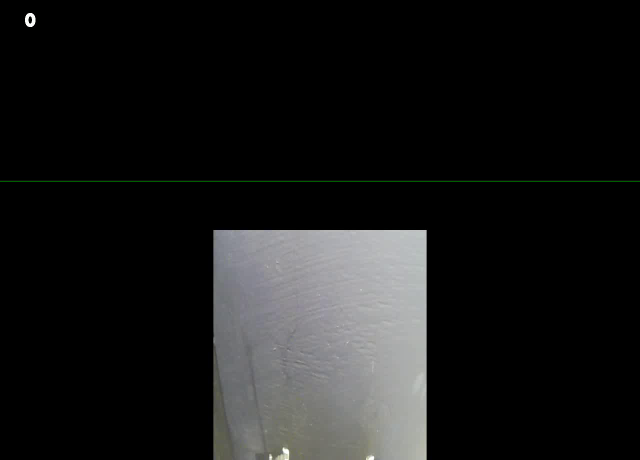
#> input picture frame 0 of it worked1.avi, 1280 x 920 px, given in place of output_left_another_roatate_1.avi, which was not available (shown at 1/2 size)
$ python edge_morph_and_undistored.py
#> lines starting #> are read from the running program, lines starting #| are printed output that depends on the picture; after the words box and inside, x2 and y2 are one past the last pixel; in counts of white or black regions, pixels touching at a corner belong together; pictures that were not available may be replaced by others from this repository, and a replacement may not be noted
import numpy as np
import cv2 as cv
import time


def edge_dilated(img, num = 0):
    # num номер варианта обработки изображеняи

    if num == 0:
        hsv = cv.cvtColor(img, cv.COLOR_BGR2HSV)

        lower_black = np.array([0, 0, 100])
        upper_black = np.array([255, 255, 255])

        mask = cv.bitwise_not(cv.inRange(hsv, lower_black, upper_black))
        blurred = cv.GaussianBlur(mask, (5, 5), 0)


        ret,thresh = cv.threshold(blurred,10,255,cv.THRESH_BINARY)
        kernel = np.ones((6,6), np.uint8)

        opening = cv.morphologyEx(thresh, cv.MORPH_OPEN, kernel)

        kernel1 = np.ones((3,3), np.uint8)

        morph_close = cv.morphologyEx(opening, cv.MORPH_CLOSE, kernel1)
        dilated = cv.dilate(morph_close, kernel, iterations=1)

        kernel2 = np.ones((3,3), np.uint8)
        morph_close = cv.morphologyEx(dilated, cv.MORPH_CLOSE, kernel2)


        return dilated
    elif num == 3:
        hsv = cv.cvtColor(img, cv.COLOR_BGR2HSV)

        lower_black = np.array([0, 0, 100])
        upper_black = np.array([255, 255, 255])

        mask = cv.bitwise_not(cv.inRange(hsv, lower_black, upper_black))
        blurred = cv.GaussianBlur(mask, (5, 5), 0)


        ret,thresh = cv.threshold(blurred,10,255,cv.THRESH_BINARY)
        kernel = np.ones((10,10), np.uint8)
        kernel3 = np.ones((3,3), np.uint8)
        erosion = cv.erode(thresh, kernel3, iterations = 2)

        dilated = cv.dilate(erosion, kernel, iterations=1)
        kernel1 = np.ones((8,8), np.uint8)

        return dilated

    elif num == 1:
        hsv = cv.cvtColor(img, cv.COLOR_BGR2HSV)

        lower_black = np.array([0, 0, 100])
        upper_black = np.array([255, 255, 255])

        mask = cv.bitwise_not(cv.inRange(hsv, lower_black, upper_black))
        blurred = cv.GaussianBlur(mask, (5, 5), 0)

        ret,thresh = cv.threshold(blurred,14,255,cv.THRESH_BINARY)

        kernel = np.ones((5,5), np.uint8)

        opening = cv.morphologyEx(thresh, cv.MORPH_OPEN, kernel)

        kernel1 = np.ones((8,8), np.uint8)

        morph_close = cv.morphologyEx(opening, cv.MORPH_CLOSE, kernel1)
        return morph_close

    elif num == 2:
        hsv = cv.cvtColor(img, cv.COLOR_BGR2HSV)
        lower_black = np.array([0, 0, 100])
        upper_black = np.array([255, 255, 255])
        mask = cv.inRange(hsv, lower_black, upper_black)

        blurred = cv.GaussianBlur(mask, (5, 5), 0)
        th3 = cv.adaptiveThreshold(blurred,255,cv.ADAPTIVE_THRESH_GAUSSIAN_C,\
                cv.THRESH_BINARY,11,2)
        kernel = cv.getStructuringElement(cv.MORPH_RECT, (3, 3))
        cleaned = cv.morphologyEx(th3, cv.MORPH_CLOSE, kernel, iterations=2)
        cleaned = cv.morphologyEx(cleaned, cv.MORPH_OPEN, kernel, iterations=2)

        return cv.bitwise_not(cleaned)


def rotate_frame(frame, angle):
    frame_height, frame_width = frame.shape[:2]
    center = (frame_width // 2, frame_height // 2)

    rotation_matrix = cv.getRotationMatrix2D(center, angle, 1.0)
    cos = np.abs(rotation_matrix[0, 0])
    sin = np.abs(rotation_matrix[0, 1])
    new_width = int((frame_height * sin) + (frame_width * cos))
    new_height = int((frame_height * cos) + (frame_width * sin))
    rotation_matrix[0, 2] += (new_width / 2) - center[0]
    rotation_matrix[1, 2] += (new_height / 2) - center[1]

    rotated_frame = cv.warpAffine(frame, rotation_matrix, (new_width, new_height), borderValue=(255, 255, 255))

    return rotated_frame


def undistort_frame(frame):
    camera_matrix = np.array([[1.20467414e+03, 0.00000000e+00, 9.07854974e+02],
                          [0.00000000e+00, 1.20123843e+03, 5.52728845e+02],
                          [0.00000000e+00, 0.00000000e+00, 1.00000000e+00]])
    dist_coeffs = np.array([-0.41728863,  0.22615515, -0.00167113,  0.00549296, -0.03307888])
    h, w = frame.shape[:2]
    new_camera_matrix, roi = cv.getOptimalNewCameraMatrix(camera_matrix, dist_coeffs, (w, h), 1, (w, h))

    mapx, mapy = cv.initUndistortRectifyMap(camera_matrix, dist_coeffs, None, new_camera_matrix, (w, h), 5)

    undistorted_frame = cv.remap(frame, mapx, mapy, cv.INTER_LINEAR)

    x, y, w, h = roi
    undistorted_frame = undistorted_frame[y:y+h, x:x+w]

    return undistorted_frame


cap = cv.VideoCapture('/home/sruwer/python_opencv_venv/jupyter-venv/new_video/output_left_another_roatate_1.avi')

angle = 3.3

ret, frame = cap.read()
#> frame is the input picture: shape (920, 1280, 3); mean B, G, R 24.4, 24.6, 24.2

prev_frame_time = 0
new_frame_time = 0

while cap.isOpened():
    ret, frame = cap.read()
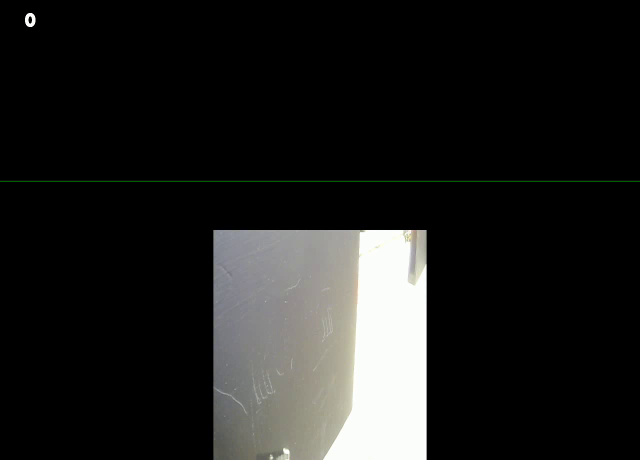
#> input picture frame 1 of it worked1.avi, 1280 x 920 px, given in place of output_left_another_roatate_1.avi, which was not available (shown at 1/2 size)
#> frame is the input picture: shape (920, 1280, 3); mean B, G, R 29.5, 30.5, 30.4
    if not ret:
        break

    new_frame_time = time.time()
    fps = 1 / (new_frame_time - prev_frame_time)
    prev_frame_time = new_frame_time
    fps_text = f"FPS: {int(fps)}"

    frame = undistort_frame(frame)
#> in undistort_frame, `undistorted_frame = undistorted_frame[y:y+h, x:x+w]`:
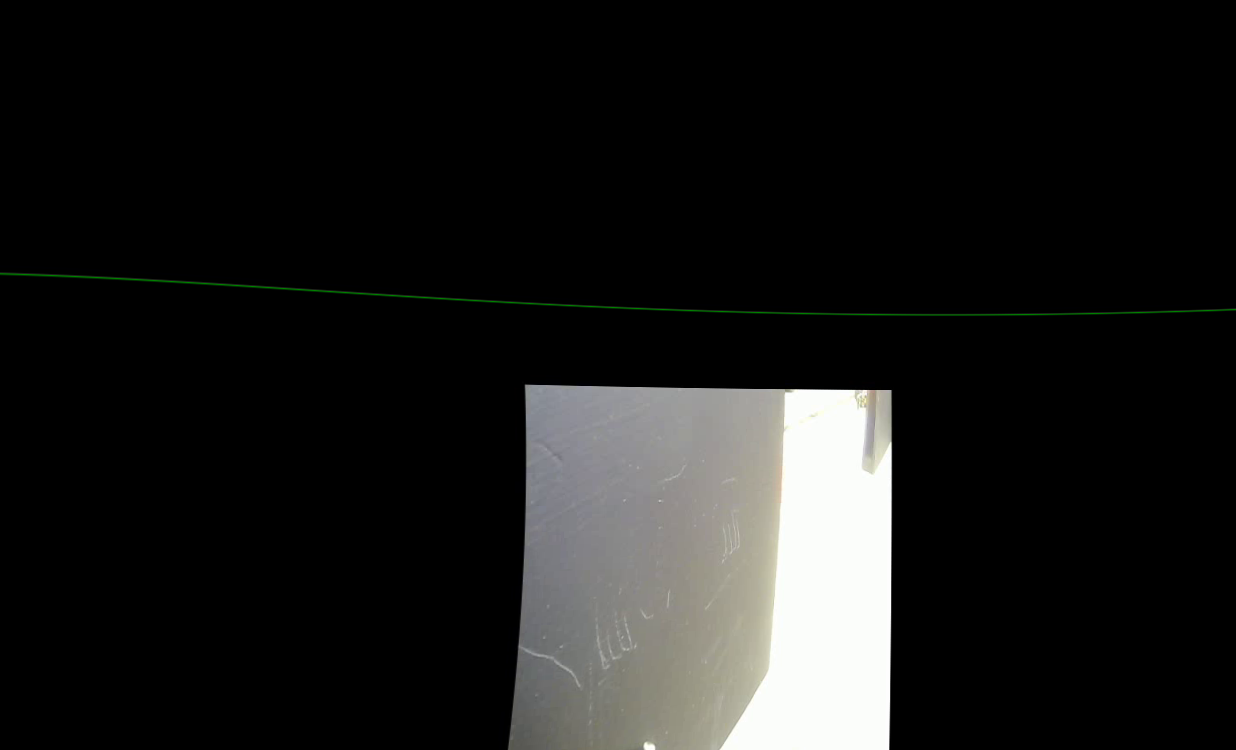
#> undistorted_frame: shape (750, 1236, 3); mean B, G, R 25.1, 26, 25.8

    frame = rotate_frame(frame, angle)
#> in rotate_frame, `rotated_frame = cv.warpAffine(frame, rotation_matrix, (new_width, new_..`:
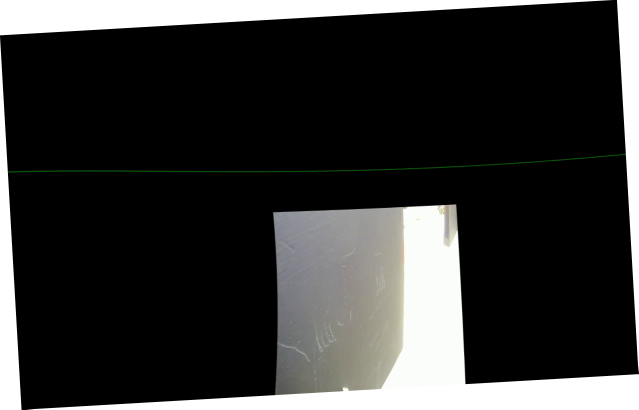
#> rotated_frame: shape (819, 1277, 3) (shown at 1/2 size); mean B, G, R 51.2, 52, 51.8

    frame = edge_dilated(frame, 0)
#> in edge_dilated, `hsv = cv.cvtColor(img, cv.COLOR_BGR2HSV)`: hsv: shape (819, 1277, 3); mean H, S, V 7.6, 4, 52.3
#> in edge_dilated, `mask = cv.bitwise_not(cv.inRange(hsv, lower_black, upper_black))`:
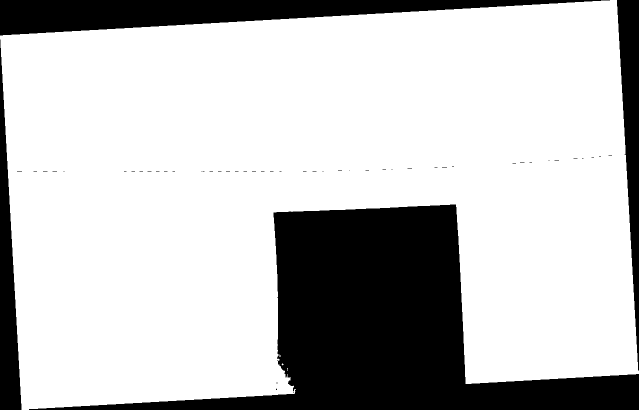
#> mask: shape (819, 1277) (shown at 1/2 size); 75.9% white; 53 black regions (49 under 20 px), largest, box (x1, y1, x2, y2) and area: (58, 409, 1277, 819) 175639, (0, 0, 1220, 71) 43505, (1234, 0, 1277, 741) 16208, (0, 79, 43, 819) 16158
#> in edge_dilated, `ret,thresh = cv.threshold(blurred,10,255,cv.THRESH_BINARY)`:
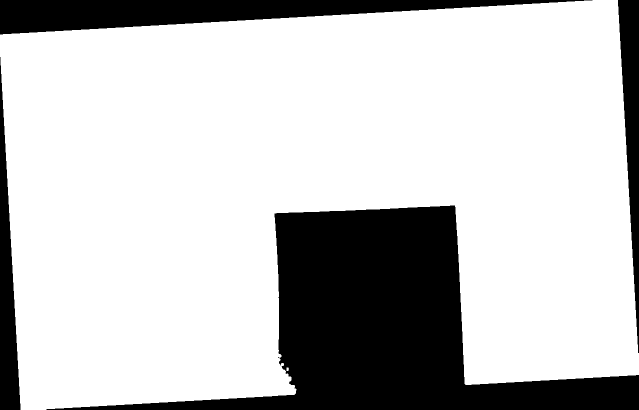
#> thresh: shape (819, 1277) (shown at 1/2 size); 76.9% white; 4 black regions, box (x1, y1, x2, y2) and area: (93, 411, 1277, 819) 171590, (0, 0, 1185, 69) 41083, (1236, 0, 1277, 706) 14741, (0, 114, 41, 819) 14695
#> in edge_dilated, `opening = cv.morphologyEx(thresh, cv.MORPH_OPEN, kernel)`:
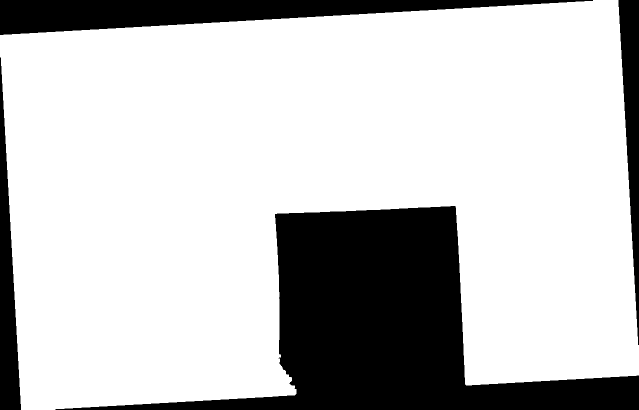
#> opening: shape (819, 1277) (shown at 1/2 size); 76.8% white; 4 black regions, box (x1, y1, x2, y2) and area: (111, 412, 1277, 819) 170439, (0, 0, 1186, 70) 42338, (0, 115, 42, 819) 15358, (1237, 0, 1277, 690) 14075
#> in edge_dilated, `morph_close = cv.morphologyEx(opening, cv.MORPH_CLOSE, kernel1)`: morph_close: shape (819, 1277); 76.8% white; 4 black regions, box (x1, y1, x2, y2) and area: (129, 412, 1277, 819) 170411, (0, 0, 1186, 70) 42338, (0, 115, 42, 819) 15358, (1237, 0, 1277, 673) 14058
#> in edge_dilated, `dilated = cv.dilate(morph_close, kernel, iterations=1)`: dilated: shape (819, 1277); 78% white; 4 black regions, box (x1, y1, x2, y2) and area: (166, 415, 1277, 819) 164740, (0, 0, 1167, 68) 39830, (0, 135, 40, 819) 13830, (1240, 0, 1277, 636) 11983
#> in edge_dilated, `morph_close = cv.morphologyEx(dilated, cv.MORPH_CLOSE, kernel2)`: morph_close: shape (819, 1277); 78% white; 4 black regions, box (x1, y1, x2, y2) and area: (184, 415, 1277, 819) 164719, (0, 0, 1149, 68) 39812, (0, 152, 40, 819) 13813, (1240, 0, 1277, 619) 11966

    cv.putText(frame, fps_text, (10, 30), cv.FONT_HERSHEY_SIMPLEX, 1, (255, 0, 0), 2, cv.LINE_AA)
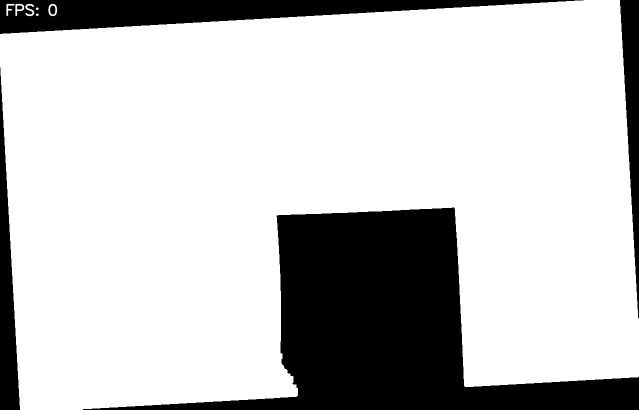
#> frame: shape (819, 1277) (shown at 1/2 size); min 0, max 255, mean 199
    cv.imshow('Frame',frame)

    if cv.waitKey(1) & 0xFF == ord('q'):
#> (key q is pressed here)
        break

cap.release()
cv.destroyAllWindows()

$ run again, starting later in the video
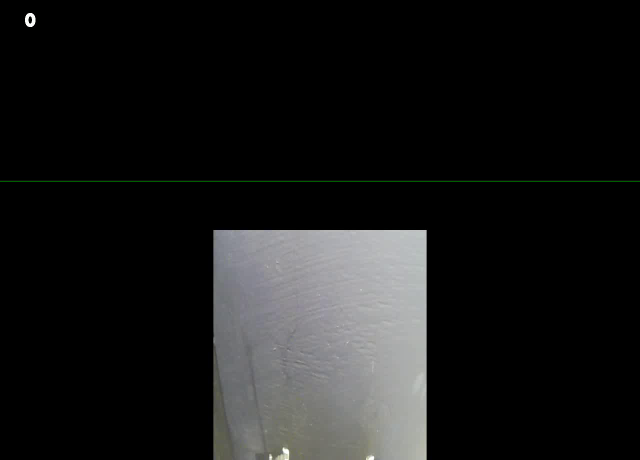
#> input picture frame 0 of it worked1.avi, 1280 x 920 px, given in place of output_left_another_roatate_1.avi, which was not available (shown at 1/2 size)
#> frame is the input picture: shape (920, 1280, 3); mean B, G, R 24.4, 24.6, 24.2
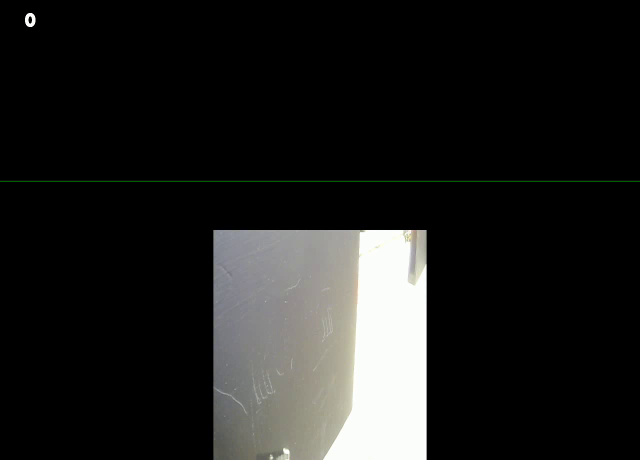
#> input picture frame 1 of it worked1.avi, 1280 x 920 px, given in place of output_left_another_roatate_1.avi, which was not available (shown at 1/2 size)
#> frame is the input picture: shape (920, 1280, 3); mean B, G, R 29.5, 30.5, 30.4
#> hsv: shape (819, 1277, 3); mean H, S, V 7.6, 4, 52.3
#> mask: shape (819, 1277); 75.9% white; 53 black regions (49 under 20 px), largest, box (x1, y1, x2, y2) and area: (58, 409, 1277, 819) 175639, (0, 0, 1220, 71) 43505, (1234, 0, 1277, 741) 16208, (0, 79, 43, 819) 16158
#> thresh: shape (819, 1277); 76.9% white; 4 black regions, box (x1, y1, x2, y2) and area: (93, 411, 1277, 819) 171590, (0, 0, 1185, 69) 41083, (1236, 0, 1277, 706) 14741, (0, 114, 41, 819) 14695
#> opening: shape (819, 1277); 76.8% white; 4 black regions, box (x1, y1, x2, y2) and area: (111, 412, 1277, 819) 170439, (0, 0, 1186, 70) 42338, (0, 115, 42, 819) 15358, (1237, 0, 1277, 690) 14075
#> dilated: shape (819, 1277); 78% white; 4 black regions, box (x1, y1, x2, y2) and area: (166, 415, 1277, 819) 164740, (0, 0, 1167, 68) 39830, (0, 135, 40, 819) 13830, (1240, 0, 1277, 636) 11983
#> frame: shape (819, 1277)

$ run again, starting later in the video
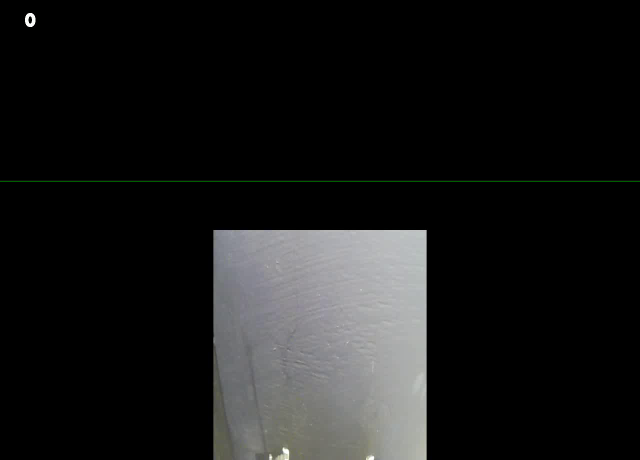
#> input picture frame 0 of it worked1.avi, 1280 x 920 px, given in place of output_left_another_roatate_1.avi, which was not available (shown at 1/2 size)
#> frame is the input picture: shape (920, 1280, 3); mean B, G, R 24.4, 24.6, 24.2
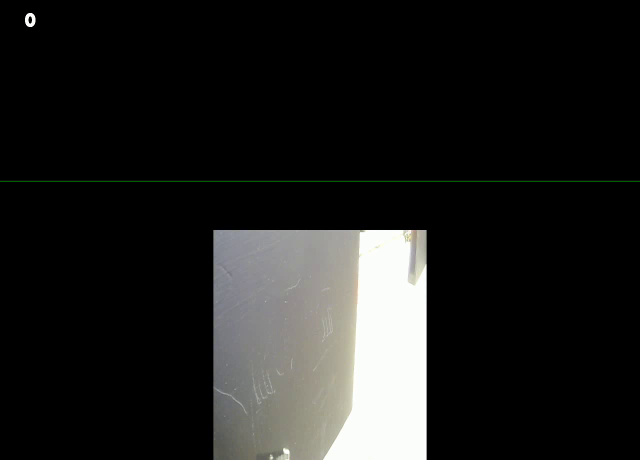
#> input picture frame 1 of it worked1.avi, 1280 x 920 px, given in place of output_left_another_roatate_1.avi, which was not available (shown at 1/2 size)
#> frame is the input picture: shape (920, 1280, 3); mean B, G, R 29.5, 30.5, 30.4
#> hsv: shape (819, 1277, 3); mean H, S, V 7.6, 4, 52.3
#> mask: shape (819, 1277); 75.9% white; 53 black regions (49 under 20 px), largest, box (x1, y1, x2, y2) and area: (58, 409, 1277, 819) 175639, (0, 0, 1220, 71) 43505, (1234, 0, 1277, 741) 16208, (0, 79, 43, 819) 16158
#> thresh: shape (819, 1277); 76.9% white; 4 black regions, box (x1, y1, x2, y2) and area: (93, 411, 1277, 819) 171590, (0, 0, 1185, 69) 41083, (1236, 0, 1277, 706) 14741, (0, 114, 41, 819) 14695
#> opening: shape (819, 1277); 76.8% white; 4 black regions, box (x1, y1, x2, y2) and area: (111, 412, 1277, 819) 170439, (0, 0, 1186, 70) 42338, (0, 115, 42, 819) 15358, (1237, 0, 1277, 690) 14075
#> dilated: shape (819, 1277); 78% white; 4 black regions, box (x1, y1, x2, y2) and area: (166, 415, 1277, 819) 164740, (0, 0, 1167, 68) 39830, (0, 135, 40, 819) 13830, (1240, 0, 1277, 636) 11983
#> frame: shape (819, 1277)
